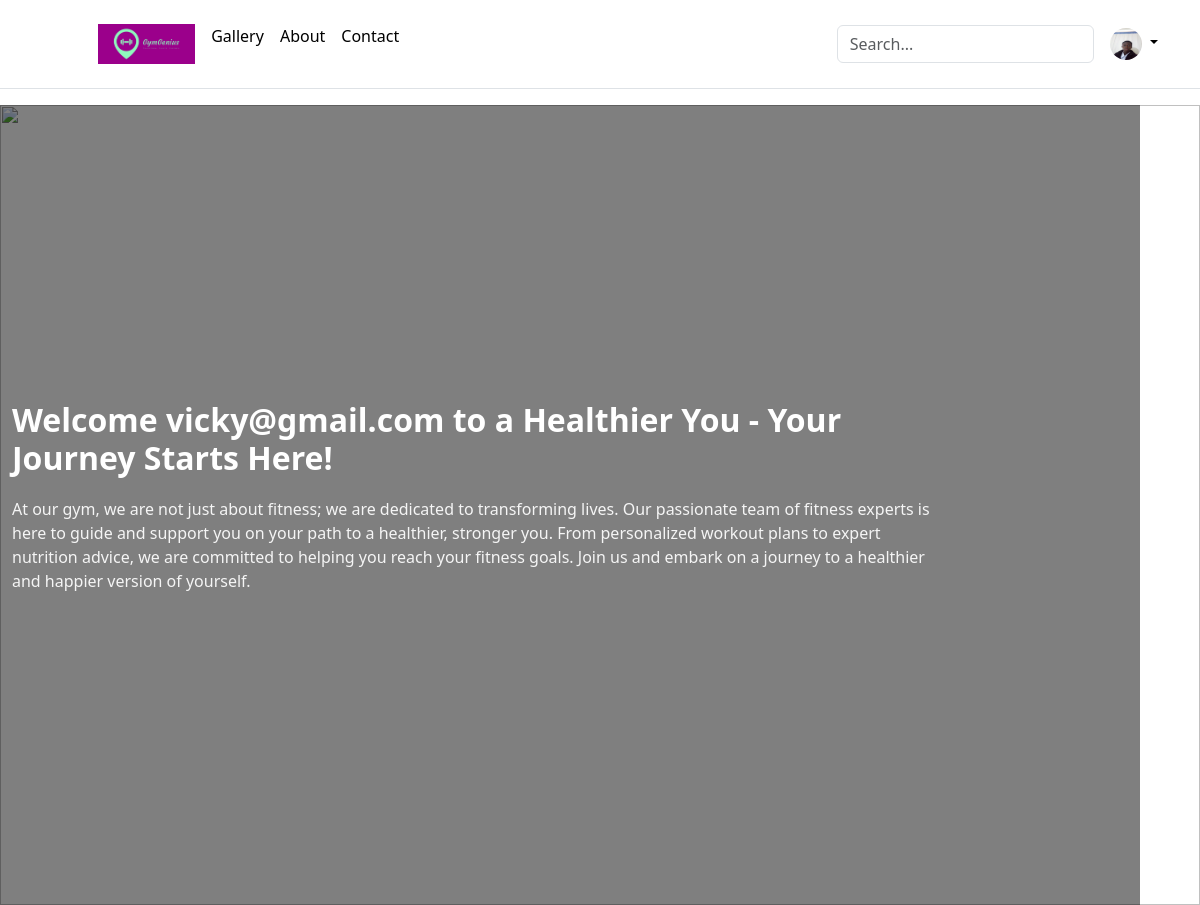
The app's page / (signed in) with its own data.
### FitMate/models.py (models this page shows, shortened)
class UserProfile(models.Model):
    user = models.OneToOneField(User, on_delete=models.CASCADE)
    name= models.CharField(max_length=50)
    bio = models.TextField(blank=True)
    profile_picture = models.ImageField(upload_to='profile_pictures/', blank=True, null=True)
    fitness_level = models.CharField(
        max_length=20,
        choices=[
            ('Beginner', 'Beginner'),
            ('Intermediate', 'Intermediate'),
            ('Advanced', 'Advanced'),
        ],
        blank=True
    )
    fitness_goals = models.TextField(blank=True)
    workout_preferences = models.TextField(blank=True)
    nutritional_preferences = models.TextField(blank=True)

class CustomUser(AbstractBaseUser, PermissionsMixin):
    email = models.EmailField(unique=True)
    first_name = models.CharField(max_length=30)
    last_name = models.CharField(max_length=30)
    is_active = models.BooleanField(default=True)
    is_staff = models.BooleanField(default=False)
    objects = CustomUserManager()
    USERNAME_FIELD = 'email'
    REQUIRED_FIELDS = ['first_name', 'last_name']
    def __str__(self):
        return self.email

### FitMate/views.py (the view)
# urls.py: 2. Add a URL to urlpatterns:  path('', views.home, name='home')
def home(request):
    gallery = Gallery.objects.all()
    profile = UserProfile.objects.all()
    if request.user.is_authenticated:
        profile = UserProfile.objects.get(user=request.user)
    return render(request, 'home.html',{'profile':profile})

### templates/home.html (shortened to what this page needs)
{% load static %}
<!DOCTYPE html>
<html>
<head>
    <link rel="stylesheet" href="{% static 'css/home.css' %}">
    {% load bootstrap5 %}
    {% bootstrap_css %}
</head>
<body>
    <header class="p-3 mb-3 border-bottom">
        <div class="container">
          <div class="d-flex flex-wrap align-items-center justify-content-center justify-content-lg-start">
            <a href="/" class="d-flex align-items-center mb-2 mb-lg-0 link-body-emphasis text-decoration-none">
              <svg class="bi me-2" width="40" height="32" role="img" aria-label="Bootstrap"><use xlink:href="#bootstrap"/></svg>
            </a>
            <ul class="nav col-12 col-lg-auto me-lg-auto mb-2 justify-content-center mb-md-0">
              <li>
                <a href="{% url 'home' %}" class="nav-link px-2 link-secondary">
                    <img src="{% static 'images/cover.png' %}" alt="GymGenius Logo" height="40">
                </a>
            </li>
              <li><a href="{% url 'gallery' %}" class="nav-link px-2 link-body-emphasis">Gallery</a></li>
              <li><a href="#" class="nav-link px-2 link-body-emphasis">About</a></li>
              <li><a href="#" class="nav-link px-2 link-body-emphasis">Contact</a></li>
            </ul>
            <form class="col-12 col-lg-auto mb-3 mb-lg-0 me-lg-3" role="search">
              <input type="search" class="form-control" placeholder="Search..." aria-label="Search">
            </form>
            <div class="dropdown text-end">
              <a href="#" class="d-block link-body-emphasis text-decoration-none dropdown-toggle" data-bs-toggle="dropdown" aria-expanded="false">
                {% if user.is_authenticated %}
                <img src="{{ profile.profile_picture.url }}" alt="Profile Picture" width="32" height="32" class="rounded-circle">
                {% endif %}
              </a>
            </div>
          </div>
        </div>
      </header>
      <section id="hero" class="hero">
        <div class="hero-image-container">
            <img src="{% static 'images/gym.jpg' %}" alt="" data-aos="fade-in" class="hero-image">
        </div>
        <div class="container hero-content">
            <div class="row">
                <div class="col-lg-10 content">
                    <h2 data-aos="fade-up" data-aos-delay="100">Welcome {{user}} to a Healthier You - Your Journey Starts Here!</h2>
                    <p> At our gym, we are not just about fitness; we are dedicated to transforming lives. Our passionate team of fitness experts is here to guide and support you on your path to a healthier, stronger you. From personalized workout plans to expert nutrition advice, we are committed to helping you reach your fitness goals. Join us and embark on a journey to a healthier and happier version of yourself.</p>
                </div>
            </div>
        </div>
    </section>
</body>
</html>

### FitMate/static/css/home.css (style rules this page uses)
.hero { position: relative; }
.hero-image-container { position: relative; width: 100%; height: 100vh; overflow: hidden; }
.hero-image { width: 100%; height: 100%; object-fit: cover; object-position: center center; }
.hero-content { position: absolute; top: 0; left: 0; width: 100%; height: 100vh; display: flex; flex-direction: column; justify-content: center; align-items: center; color: white; background: rgba(0, 0, 0, 0.5); z-index: 1; }
.hero-content .content h2 { font-size: 32px; font-weight: 700; margin-bottom: 20px; }
.hero-content .content p { color: #f5f5f5; }

### records on screen
UserProfile: profile_picture (picture)
CustomUser: email "vicky@gmail.com"
